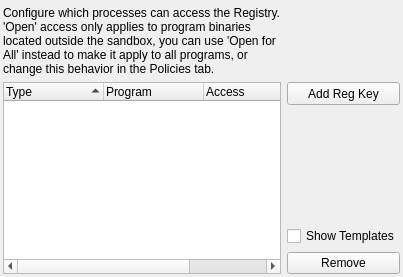
           <widget class="QWidget" name="tabKeys">
            <attribute name="title">
             <string>Registry</string>
            </attribute>
            <layout class="QGridLayout" name="gridLayout_73">
             <property name="leftMargin">
              <number>3</number>
             </property>
             <property name="topMargin">
              <number>6</number>
             </property>
             <property name="rightMargin">
              <number>3</number>
             </property>
             <property name="bottomMargin">
              <number>3</number>
             </property>
             <item row="0" column="0">
              <layout class="QGridLayout" name="gridLayout_68">
               <item row="3" column="1">
                <widget class="QCheckBox" name="chkShowKeysTmpl">
                 <property name="text">
                  <string>Show Templates</string>
                 </property>
                </widget>
               </item>
               <item row="1" column="0" rowspan="4">
                <widget class="QTreeWidget" name="treeKeys">
                 <property name="sortingEnabled">
                  <bool>true</bool>
                 </property>
                 <column>
                  <property name="text">
                   <string>Type</string>
                  </property>
                 </column>
                 <column>
                  <property name="text">
                   <string>Program</string>
                  </property>
                 </column>
                 <column>
                  <property name="text">
                   <string>Access</string>
                  </property>
                 </column>
                 <column>
                  <property name="text">
                   <string>Path</string>
                  </property>
                 </column>
                </widget>
               </item>
               <item row="4" column="1">
                <widget class="QPushButton" name="btnDelKey">
                 <property name="text">
                  <string>Remove</string>
                 </property>
                </widget>
               </item>
               <item row="1" column="1">
                <widget class="QToolButton" name="btnAddKey">
                 <property name="sizePolicy">
                  <sizepolicy hsizetype="Preferred" vsizetype="Fixed">
                   <horstretch>0</horstretch>
                   <verstretch>0</verstretch>
                  </sizepolicy>
                 </property>
                 <property name="minimumSize">
                  <size>
                   <width>0</width>
                   <height>23</height>
                  </size>
                 </property>
                 <property name="text">
                  <string>Add Reg Key</string>
                 </property>
                </widget>
               </item>
               <item row="2" column="1">
                <spacer name="verticalSpacer_18">
                 <property name="orientation">
                  <enum>Qt::Orientation::Vertical</enum>
                 </property>
                 <property name="sizeHint" stdset="0">
                  <size>
                   <width>20</width>
                   <height>40</height>
                  </size>
                 </property>
                </spacer>
               </item>
               <item row="0" column="0">
                <widget class="QLabel" name="label_10">
                 <property name="text">
                  <string>Configure which processes can access the Registry. 
'Open' access only applies to program binaries located outside the sandbox, you can use 'Open for All' instead to make it apply to all programs, or change this behavior in the Policies tab.</string>
                 </property>
                 <property name="wordWrap">
                  <bool>true</bool>
                 </property>
                </widget>
               </item>
              </layout>
             </item>
            </layout>
           </widget>
